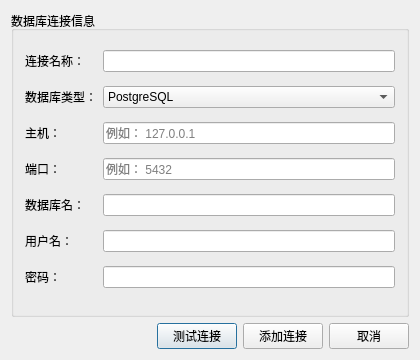
<?xml version="1.0" encoding="UTF-8"?>
<ui version="4.0">
 <class>SeDatabaseConnectionDialog</class>
 <widget class="QDialog" name="SeDatabaseConnectionDialog">
  <property name="geometry">
   <rect>
    <x>0</x>
    <y>0</y>
    <width>420</width>
    <height>360</height>
   </rect>
  </property>
  <property name="minimumSize">
   <size>
    <width>420</width>
    <height>360</height>
   </size>
  </property>
  <property name="windowTitle">
   <string>新建连接</string>
  </property>
  <layout class="QVBoxLayout" name="verticalLayout">
   <item>
    <widget class="QGroupBox" name="groupBox">
     <property name="title">
      <string>数据库连接信息</string>
     </property>
     <layout class="QGridLayout" name="gridLayout">
      <item row="0" column="0">
       <widget class="QLabel" name="label_connectionName">
        <property name="text">
         <string>连接名称：</string>
        </property>
       </widget>
      </item>
      <item row="0" column="1">
       <widget class="QLineEdit" name="lineEdit_connectionName"/>
      </item>
      <item row="1" column="0">
       <widget class="QLabel" name="label_dbType">
        <property name="text">
         <string>数据库类型：</string>
        </property>
       </widget>
      </item>
      <item row="1" column="1">
       <widget class="QComboBox" name="comboBox_dbType">
        <item>
         <property name="text">
          <string>PostgreSQL</string>
         </property>
        </item>
        <item>
         <property name="text">
          <string>PostGIS</string>
         </property>
        </item>
        <item>
         <property name="text">
          <string>MySQL</string>
         </property>
        </item>
        <item>
         <property name="text">
          <string>Oracle</string>
         </property>
        </item>
       </widget>
      </item>
      <item row="2" column="0">
       <widget class="QLabel" name="label_host">
        <property name="text">
         <string>主机：</string>
        </property>
       </widget>
      </item>
      <item row="2" column="1">
       <widget class="QLineEdit" name="lineEdit_host">
        <property name="placeholderText">
         <string>例如： 127.0.0.1</string>

        </property>
       </widget>
      </item>
      <item row="3" column="0">
       <widget class="QLabel" name="label_port">
        <property name="text">
         <string>端口：</string>
        </property>
       </widget>
      </item>
      <item row="3" column="1">
       <widget class="QLineEdit" name="lineEdit_port">
        <property name="placeholderText">
         <string>例如： 5432</string>

        </property>
       </widget>
      </item>
      <item row="4" column="0">
       <widget class="QLabel" name="label_dbName">
        <property name="text">
         <string>数据库名：</string>
        </property>
       </widget>
      </item>
      <item row="4" column="1">
       <widget class="QLineEdit" name="lineEdit_dbName"/>
      </item>
      <item row="5" column="0">
       <widget class="QLabel" name="label_username">
        <property name="text">
         <string>用户名：</string>
        </property>
       </widget>
      </item>
      <item row="5" column="1">
       <widget class="QLineEdit" name="lineEdit_username"/>
      </item>
      <item row="6" column="0">
       <widget class="QLabel" name="label_password">
        <property name="text">
         <string>密码：</string>
        </property>
       </widget>
      </item>
      <item row="6" column="1">
       <widget class="QLineEdit" name="lineEdit_password">
        <property name="echoMode">
         <enum>QLineEdit::Password</enum>
        </property>
       </widget>
      </item>
     </layout>
    </widget>
   </item>
   <item>
    <layout class="QHBoxLayout" name="horizontalLayout">
     <item>
      <spacer name="horizontalSpacer">
       <property name="orientation">
        <enum>Qt::Horizontal</enum>
       </property>
       <property name="sizeHint" stdset="0">
        <size>
         <width>40</width>
         <height>20</height>
        </size>
       </property>
      </spacer>
     </item>
     <item>
      <widget class="QPushButton" name="Button_TestConnection">
       <property name="text">
        <string>测试连接</string>
       </property>
      </widget>
     </item>
     <item>
      <widget class="QPushButton" name="Button_AddConnection">
       <property name="text">
        <string>添加连接</string>
       </property>
      </widget>
     </item>
     <item>
      <widget class="QPushButton" name="Button_Cancel">
       <property name="text">
        <string>取消</string>
       </property>
      </widget>
     </item>
    </layout>
   </item>
  </layout>
 </widget>
 <layoutdefault spacing="6" margin="11"/>
 <resources>
  <include location="../map_quality_check_tools.qrc"/>
 </resources>
 <connections/>
</ui>
